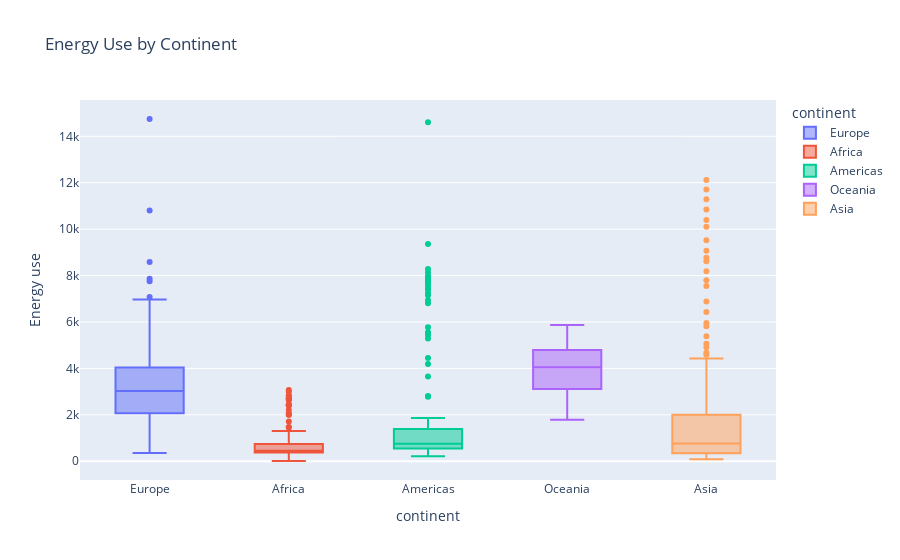

Write notebook code for a chart like this one.
### Code cell
# visualization: box plot

fig_1 = px.box ( df_1, x='continent', y='Energy use (kg of oil equivalent per capita)',
                color='continent',
                title='Energy Use by Continent',
                labels = {'Energy use (kg of oil equivalent per capita)': 'Energy use'} )

fig_1.show()

### Figure 1 — Plotly figure (JSON) as saved in the notebook; plotly's stock layout.template omitted (floating-point values rounded to 4 significant figures; data arrays with more than 128 entries replaced by an {"elided": "..."} marker saying what was removed)
{"data": [{"alignmentgroup": "True", "hovertemplate": "continent=%{x}<br>Energy use=%{y}<extra></extra>", "legendgroup": "Europe", "marker": {"color": "#636efa"}, "name": "Europe", "notched": false, "offsetgroup": "Europe", "orientation": "v", "showlegend": true, "type": "box", "x": {"elided": "256 str values"}, "x0": " ", "xaxis": "x", "y": {"elided": "256 float values"}, "y0": " ", "yaxis": "y"}, {"alignmentgroup": "True", "hovertemplate": "continent=%{x}<br>Energy use=%{y}<extra></extra>", "legendgroup": "Africa", "marker": {"color": "#EF553B"}, "name": "Africa", "notched": false, "offsetgroup": "Africa", "orientation": "v", "showlegend": true, "type": "box", "x": {"elided": "199 str values"}, "x0": " ", "xaxis": "x", "y": {"elided": "199 float values"}, "y0": " ", "yaxis": "y"}, {"alignmentgroup": "True", "hovertemplate": "continent=%{x}<br>Energy use=%{y}<extra></extra>", "legendgroup": "Americas", "marker": {"color": "#00cc96"}, "name": "Americas", "notched": false, "offsetgroup": "Americas", "orientation": "v", "showlegend": true, "type": "box", "x": {"elided": "188 str values"}, "x0": " ", "xaxis": "x", "y": {"elided": "188 float values"}, "y0": " ", "yaxis": "y"}, {"alignmentgroup": "True", "hovertemplate": "continent=%{x}<br>Energy use=%{y}<extra></extra>", "legendgroup": "Oceania", "marker": {"color": "#ab63fa"}, "name": "Oceania", "notched": false, "offsetgroup": "Oceania", "orientation": "v", "showlegend": true, "type": "box", "x": ["Oceania", "Oceania", "Oceania", "Oceania", "Oceania", "Oceania", "Oceania", "Oceania", "Oceania", "Oceania", "Oceania", "Oceania", "Oceania", "Oceania", "Oceania", "Oceania", "Oceania", "Oceania", "Oceania", "Oceania"], "x0": " ", "xaxis": "x", "y": [3173.0, 3693.0, 4035.0, 4671.0, 4817.0, 4772.0, 4959.0, 5470.0, 5570.0, 5868.0, 1791.0, 2189.0, 2617.0, 3055.0, 3013.0, 3453.0, 3808.0, 4259.0, 4337.0, 4054.0], "y0": " ", "yaxis": "y"}, {"alignmentgroup": "True", "hovertemplate": "continent=%{x}<br>Energy use=%{y}<extra></extra>", "legendgroup": "Asia", "marker": {"color": "#FFA15A"}, "name": "Asia", "notched": false, "offsetgroup": "Asia", "orientation": "v", "showlegend": true, "type": "box", "x": {"elided": "185 str values"}, "x0": " ", "xaxis": "x", "y": {"elided": "185 float values"}, "y0": " ", "yaxis": "y"}], "layout": {"boxmode": "overlay", "legend": {"title": {"text": "continent"}, "tracegroupgap": 0}, "title": {"text": "Energy Use by Continent"}, "xaxis": {"anchor": "y", "categoryarray": ["Europe", "Africa", "Americas", "Oceania", "Asia"], "categoryorder": "array", "domain": [0, 1], "title": {"text": "continent"}}, "yaxis": {"anchor": "x", "domain": [0, 1], "title": {"text": "Energy use"}}}}
